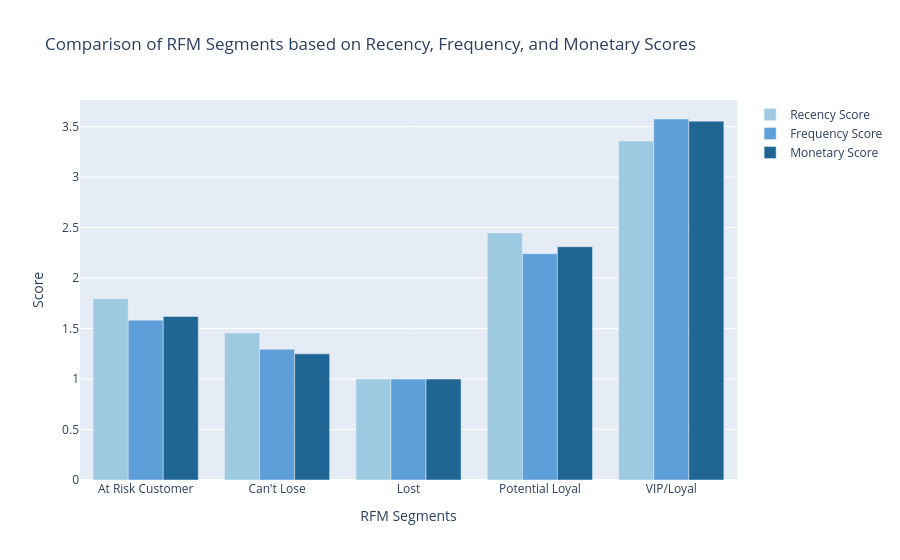

Notebook source saved alongside this figure:
### Code cell
# Calculate the mean R, F, and M scores for each customer segment
segment_scores = rfm.groupby('RFM_Customer_Segments')[['R', 'F', 'M']].mean().reset_index()
fig = go.Figure()

# Add bars for Recency score
fig.add_trace(go.Bar(
    x=segment_scores['RFM_Customer_Segments'],
    y=segment_scores['R'],
    name='Recency Score',
    marker_color='rgb(158,202,225)'
))

# Add bars for Frequency score
fig.add_trace(go.Bar(
    x=segment_scores['RFM_Customer_Segments'],
    y=segment_scores['F'],
    name='Frequency Score',
    marker_color='rgb(94,158,217)'
))

# Add bars for Monetary score
fig.add_trace(go.Bar(
    x=segment_scores['RFM_Customer_Segments'],
    y=segment_scores['M'],
    name='Monetary Score',
    marker_color='rgb(32,102,148)'
))

# Update the layout
fig.update_layout(
    title='Comparison of RFM Segments based on Recency, Frequency, and Monetary Scores',
    xaxis_title='RFM Segments',
    yaxis_title='Score',
    barmode='group'
)

# Display the figure
fig.show()

### Figure 1 — Plotly figure (JSON) as saved in the notebook; plotly's stock layout.template omitted (floating-point values rounded to 4 significant figures)
{"data": [{"marker": {"color": "rgb(158,202,225)"}, "name": "Recency Score", "type": "bar", "x": ["At Risk Customer", "Can't Lose", "Lost", "Potential Loyal", "VIP/Loyal"], "y": [1.796, 1.456, 1.0, 2.447, 3.358]}, {"marker": {"color": "rgb(94,158,217)"}, "name": "Frequency Score", "type": "bar", "x": ["At Risk Customer", "Can't Lose", "Lost", "Potential Loyal", "VIP/Loyal"], "y": [1.584, 1.294, 1.0, 2.242, 3.576]}, {"marker": {"color": "rgb(32,102,148)"}, "name": "Monetary Score", "type": "bar", "x": ["At Risk Customer", "Can't Lose", "Lost", "Potential Loyal", "VIP/Loyal"], "y": [1.62, 1.249, 1.0, 2.311, 3.555]}], "layout": {"barmode": "group", "title": {"text": "Comparison of RFM Segments based on Recency, Frequency, and Monetary Scores"}, "xaxis": {"title": {"text": "RFM Segments"}}, "yaxis": {"title": {"text": "Score"}}}}
